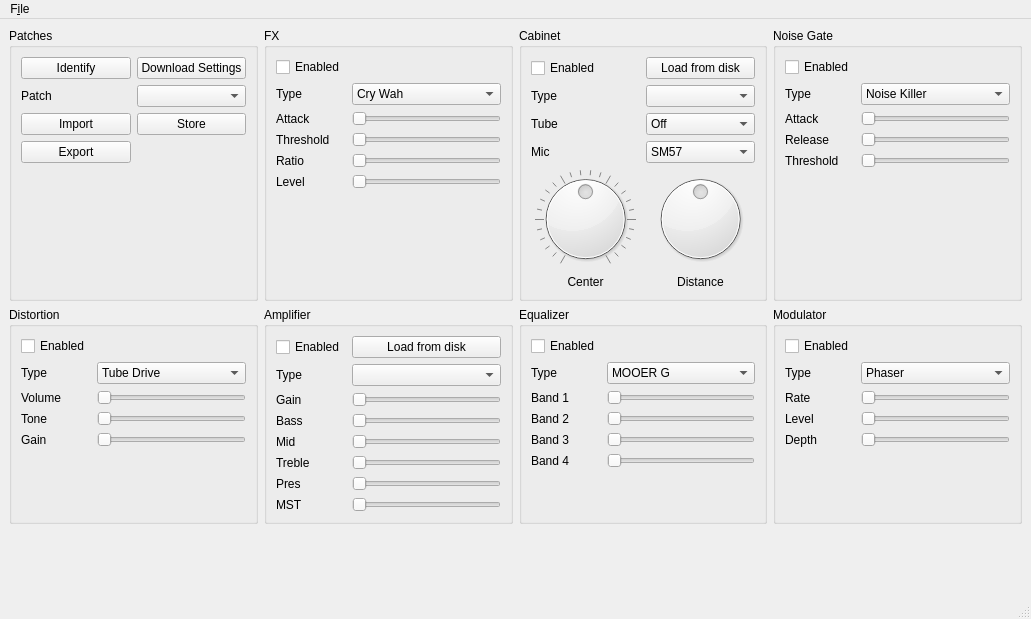
<?xml version="1.0" encoding="UTF-8"?>
<ui version="4.0">
 <class>MainWindow</class>
 <widget class="QMainWindow" name="MainWindow">
  <property name="geometry">
   <rect>
    <x>0</x>
    <y>0</y>
    <width>1031</width>
    <height>619</height>
   </rect>
  </property>
  <property name="windowTitle">
   <string>MOOER Manager</string>
  </property>
  <widget class="QWidget" name="centralwidget">
   <layout class="QVBoxLayout" name="verticalLayout_2">
    <item>
     <layout class="QGridLayout" name="gridLayout_4">
      <item row="3" column="0">
       <widget class="QGroupBox" name="gbDS">
        <property name="title">
         <string>Distortion</string>
        </property>
        <layout class="QGridLayout" name="gridLayout">
         <item row="2" column="0">
          <widget class="QLabel" name="l_ds_p1">
           <property name="text">
            <string>Volume</string>
           </property>
          </widget>
         </item>
         <item row="3" column="0">
          <widget class="QLabel" name="l_ds_p2">
           <property name="text">
            <string>Tone</string>
           </property>
          </widget>
         </item>
         <item row="4" column="1">
          <widget class="QSlider" name="s_ds_p3">
           <property name="maximum">
            <number>100</number>
           </property>
           <property name="orientation">
            <enum>Qt::Orientation::Horizontal</enum>
           </property>
          </widget>
         </item>
         <item row="0" column="0">
          <widget class="QCheckBox" name="cb_ds_enabled">
           <property name="text">
            <string>Enabled</string>
           </property>
          </widget>
         </item>
         <item row="1" column="0">
          <widget class="QLabel" name="l_ds_type">
           <property name="text">
            <string>Type</string>
           </property>
          </widget>
         </item>
         <item row="4" column="0">
          <widget class="QLabel" name="l_ds_p3">
           <property name="text">
            <string>Gain</string>
           </property>
          </widget>
         </item>
         <item row="3" column="1">
          <widget class="QSlider" name="s_ds_p2">
           <property name="maximum">
            <number>100</number>
           </property>
           <property name="orientation">
            <enum>Qt::Orientation::Horizontal</enum>
           </property>
          </widget>
         </item>
         <item row="1" column="1">
          <widget class="QComboBox" name="cb_ds_type">
           <item>
            <property name="text">
             <string>Tube Drive</string>
            </property>
           </item>
           <item>
            <property name="text">
             <string>808</string>
            </property>
           </item>
           <item>
            <property name="text">
             <string>Pure Boost</string>
            </property>
           </item>
           <item>
            <property name="text">
             <string>Flex Boost</string>
            </property>
           </item>
           <item>
            <property name="text">
             <string>D Drive</string>
            </property>
           </item>
           <item>
            <property name="text">
             <string>BlackRat</string>
            </property>
           </item>
           <item>
            <property name="text">
             <string>Grey Faze</string>
            </property>
           </item>
           <item>
            <property name="text">
             <string>Muffy</string>
            </property>
           </item>
           <item>
            <property name="text">
             <string>Metal Zone</string>
            </property>
           </item>
           <item>
            <property name="text">
             <string>Metal Master</string>
            </property>
           </item>
           <item>
            <property name="text">
             <string>Obsessive Distortion</string>
            </property>
           </item>
           <item>
            <property name="text">
             <string>Jimmy OD</string>
            </property>
           </item>
           <item>
            <property name="text">
             <string>Full Drive</string>
            </property>
           </item>
           <item>
            <property name="text">
             <string>Shred</string>
            </property>
           </item>
           <item>
            <property name="text">
             <string>BeeBee Pre</string>
            </property>
           </item>
           <item>
            <property name="text">
             <string>BeeBee +</string>
            </property>
           </item>
           <item>
            <property name="text">
             <string>Riet</string>
            </property>
           </item>
           <item>
            <property name="text">
             <string>Tight DS</string>
            </property>
           </item>
           <item>
            <property name="text">
             <string>Full DS</string>
            </property>
           </item>
           <item>
            <property name="text">
             <string>Gold Clone</string>
            </property>
           </item>
          </widget>
         </item>
         <item row="2" column="1">
          <widget class="QSlider" name="s_ds_p1">
           <property name="maximum">
            <number>100</number>
           </property>
           <property name="orientation">
            <enum>Qt::Orientation::Horizontal</enum>
           </property>
          </widget>
         </item>
         <item row="5" column="0">
          <spacer name="vs_ds">
           <property name="orientation">
            <enum>Qt::Orientation::Vertical</enum>
           </property>
           <property name="sizeHint" stdset="0">
            <size>
             <width>20</width>
             <height>40</height>
            </size>
           </property>
          </spacer>
         </item>
        </layout>
       </widget>
      </item>
      <item row="1" column="0">
       <widget class="QGroupBox" name="gbPatch">
        <property name="title">
         <string>Patches</string>
        </property>
        <layout class="QGridLayout" name="gridLayout_5">
         <item row="6" column="0">
          <spacer name="vs_patch">
           <property name="orientation">
            <enum>Qt::Orientation::Vertical</enum>
           </property>
           <property name="sizeHint" stdset="0">
            <size>
             <width>20</width>
             <height>40</height>
            </size>
           </property>
          </spacer>
         </item>
         <item row="0" column="4">
          <widget class="QPushButton" name="pbPatchList">
           <property name="toolTip">
            <string>Download Presets and Settings from device</string>
           </property>
           <property name="text">
            <string>Download Settings</string>
           </property>
           <property name="icon">
            <iconset theme="QIcon::ThemeIcon::GoDown"/>
           </property>
          </widget>
         </item>
         <item row="3" column="4">
          <widget class="QPushButton" name="pbStorePreset">
           <property name="toolTip">
            <string>Store preset to device</string>
           </property>
           <property name="text">
            <string>Store</string>
           </property>
           <property name="icon">
            <iconset theme="QIcon::ThemeIcon::GoUp"/>
           </property>
          </widget>
         </item>
         <item row="2" column="0">
          <widget class="QLabel" name="lPatch">
           <property name="sizePolicy">
            <sizepolicy hsizetype="Minimum" vsizetype="Preferred">
             <horstretch>0</horstretch>
             <verstretch>0</verstretch>
            </sizepolicy>
           </property>
           <property name="text">
            <string>Patch</string>
           </property>
          </widget>
         </item>
         <item row="2" column="4">
          <widget class="QComboBox" name="cbPatch">
           <property name="editable">
            <bool>false</bool>
           </property>
          </widget>
         </item>
         <item row="0" column="0">
          <widget class="QPushButton" name="pbIdentify">
           <property name="toolTip">
            <string>Send Identify request</string>
           </property>
           <property name="text">
            <string>Identify</string>
           </property>
          </widget>
         </item>
         <item row="4" column="0">
          <widget class="QPushButton" name="pbExportPreset">
           <property name="toolTip">
            <string>Save Preset to disk</string>
           </property>
           <property name="text">
            <string>Export</string>
           </property>
           <property name="icon">
            <iconset theme="QIcon::ThemeIcon::DocumentSave"/>
           </property>
          </widget>
         </item>
         <item row="3" column="0">
          <widget class="QPushButton" name="pbImportPreset">
           <property name="toolTip">
            <string>Load preset from disk</string>
           </property>
           <property name="text">
            <string>Import</string>
           </property>
           <property name="icon">
            <iconset theme="QIcon::ThemeIcon::DocumentOpen"/>
           </property>
          </widget>
         </item>
        </layout>
       </widget>
      </item>
      <item row="1" column="2">
       <widget class="QGroupBox" name="gbCab">
        <property name="title">
         <string>Cabinet</string>
        </property>
        <layout class="QGridLayout" name="gridLayout_6">
         <item row="1" column="1">
          <widget class="QComboBox" name="cb_cab_type"/>
         </item>
         <item row="2" column="1">
          <widget class="QComboBox" name="cb_cab_tube">
           <item>
            <property name="text">
             <string>Off</string>
            </property>
           </item>
           <item>
            <property name="text">
             <string>EL34</string>
            </property>
           </item>
           <item>
            <property name="text">
             <string>EL84</string>
            </property>
           </item>
           <item>
            <property name="text">
             <string>6L6</string>
            </property>
           </item>
           <item>
            <property name="text">
             <string>6V6</string>
            </property>
           </item>
          </widget>
         </item>
         <item row="1" column="0">
          <widget class="QLabel" name="l_cab_type">
           <property name="text">
            <string>Type</string>
           </property>
          </widget>
         </item>
         <item row="4" column="1">
          <widget class="QDial" name="d_cab_distance">
           <property name="maximum">
            <number>100</number>
           </property>
           <property name="value">
            <number>50</number>
           </property>
          </widget>
         </item>
         <item row="3" column="0">
          <widget class="QLabel" name="l_cab_mic">
           <property name="text">
            <string>Mic</string>
           </property>
          </widget>
         </item>
         <item row="0" column="1">
          <widget class="QPushButton" name="pb_cab_load">
           <property name="text">
            <string>Load from disk</string>
           </property>
           <property name="icon">
            <iconset theme="QIcon::ThemeIcon::DocumentOpen"/>
           </property>
          </widget>
         </item>
         <item row="3" column="1">
          <widget class="QComboBox" name="cb_cab_mic">
           <item>
            <property name="text">
             <string>SM57</string>
            </property>
           </item>
           <item>
            <property name="text">
             <string>U47</string>
            </property>
           </item>
           <item>
            <property name="text">
             <string>U87</string>
            </property>
           </item>
           <item>
            <property name="text">
             <string>NT1</string>
            </property>
           </item>
           <item>
            <property name="text">
             <string>MD421</string>
            </property>
           </item>
           <item>
            <property name="text">
             <string>MD441</string>
            </property>
           </item>
           <item>
            <property name="text">
             <string>MXL2001</string>
            </property>
           </item>
           <item>
            <property name="text">
             <string>MXL2003</string>
            </property>
           </item>
           <item>
            <property name="text">
             <string>C3000</string>
            </property>
           </item>
           <item>
            <property name="text">
             <string>C4000B</string>
            </property>
           </item>
          </widget>
         </item>
         <item row="5" column="1">
          <widget class="QLabel" name="l_distance">
           <property name="text">
            <string>Distance</string>
           </property>
           <property name="alignment">
            <set>Qt::AlignmentFlag::AlignCenter</set>
           </property>
          </widget>
         </item>
         <item row="0" column="0">
          <widget class="QCheckBox" name="cb_cab_enabled">
           <property name="text">
            <string>Enabled</string>
           </property>
          </widget>
         </item>
         <item row="2" column="0">
          <widget class="QLabel" name="l_cab_tube">
           <property name="text">
            <string>Tube</string>
           </property>
          </widget>
         </item>
         <item row="5" column="0">
          <widget class="QLabel" name="l_center">
           <property name="text">
            <string>Center</string>
           </property>
           <property name="alignment">
            <set>Qt::AlignmentFlag::AlignCenter</set>
           </property>
          </widget>
         </item>
         <item row="4" column="0">
          <widget class="QDial" name="d_cab_center">
           <property name="maximum">
            <number>100</number>
           </property>
           <property name="sliderPosition">
            <number>50</number>
           </property>
           <property name="orientation">
            <enum>Qt::Orientation::Horizontal</enum>
           </property>
           <property name="notchesVisible">
            <bool>true</bool>
           </property>
          </widget>
         </item>
        </layout>
       </widget>
      </item>
      <item row="3" column="2">
       <widget class="QGroupBox" name="gbEQ">
        <property name="title">
         <string>Equalizer</string>
        </property>
        <layout class="QGridLayout" name="gridLayout_7">
         <item row="1" column="0">
          <widget class="QLabel" name="l_eq_type">
           <property name="text">
            <string>Type</string>
           </property>
          </widget>
         </item>
         <item row="2" column="1">
          <widget class="QSlider" name="s_eq_band1">
           <property name="maximum">
            <number>24</number>
           </property>
           <property name="orientation">
            <enum>Qt::Orientation::Horizontal</enum>
           </property>
          </widget>
         </item>
         <item row="4" column="0">
          <widget class="QLabel" name="l_eq_band3">
           <property name="text">
            <string>Band 3</string>
           </property>
          </widget>
         </item>
         <item row="6" column="0">
          <spacer name="vs_eq">
           <property name="orientation">
            <enum>Qt::Orientation::Vertical</enum>
           </property>
           <property name="sizeHint" stdset="0">
            <size>
             <width>20</width>
             <height>40</height>
            </size>
           </property>
          </spacer>
         </item>
         <item row="4" column="1">
          <widget class="QSlider" name="s_eq_band3">
           <property name="maximum">
            <number>24</number>
           </property>
           <property name="orientation">
            <enum>Qt::Orientation::Horizontal</enum>
           </property>
          </widget>
         </item>
         <item row="1" column="1">
          <widget class="QComboBox" name="cb_eq_type">
           <item>
            <property name="text">
             <string>MOOER G</string>
            </property>
           </item>
           <item>
            <property name="text">
             <string>MOOER HM</string>
            </property>
           </item>
           <item>
            <property name="text">
             <string>MOOER G-6</string>
            </property>
           </item>
           <item>
            <property name="text">
             <string>Custom EQ</string>
            </property>
           </item>
          </widget>
         </item>
         <item row="3" column="1">
          <widget class="QSlider" name="s_eq_band2">
           <property name="maximum">
            <number>24</number>
           </property>
           <property name="orientation">
            <enum>Qt::Orientation::Horizontal</enum>
           </property>
          </widget>
         </item>
         <item row="3" column="0">
          <widget class="QLabel" name="l_eq_band2">
           <property name="text">
            <string>Band 2</string>
           </property>
          </widget>
         </item>
         <item row="0" column="0">
          <widget class="QCheckBox" name="cb_eq_enabled">
           <property name="text">
            <string>Enabled</string>
           </property>
          </widget>
         </item>
         <item row="2" column="0">
          <widget class="QLabel" name="l_eq_band1">
           <property name="text">
            <string>Band 1</string>
           </property>
          </widget>
         </item>
         <item row="5" column="0">
          <widget class="QLabel" name="l_eq_band4">
           <property name="text">
            <string>Band 4</string>
           </property>
          </widget>
         </item>
         <item row="5" column="1">
          <widget class="QSlider" name="s_eq_band4">
           <property name="maximum">
            <number>24</number>
           </property>
           <property name="orientation">
            <enum>Qt::Orientation::Horizontal</enum>
           </property>
          </widget>
         </item>
        </layout>
       </widget>
      </item>
      <item row="3" column="1">
       <widget class="QGroupBox" name="gbAmp">
        <property name="title">
         <string>Amplifier</string>
        </property>
        <layout class="QGridLayout" name="gridLayout_3">
         <item row="1" column="1">
          <widget class="QComboBox" name="cb_amp_type"/>
         </item>
         <item row="5" column="0">
          <widget class="QLabel" name="l_amp_treble">
           <property name="text">
            <string>Treble</string>
           </property>
          </widget>
         </item>
         <item row="0" column="0">
          <widget class="QCheckBox" name="cb_amp_enabled">
           <property name="text">
            <string>Enabled</string>
           </property>
          </widget>
         </item>
         <item row="3" column="0">
          <widget class="QLabel" name="l_amp_bass">
           <property name="text">
            <string>Bass</string>
           </property>
          </widget>
         </item>
         <item row="1" column="0">
          <widget class="QLabel" name="l_amp_type">
           <property name="text">
            <string>Type</string>
           </property>
          </widget>
         </item>
         <item row="2" column="1">
          <widget class="QSlider" name="s_amp_gain">
           <property name="maximum">
            <number>100</number>
           </property>
           <property name="orientation">
            <enum>Qt::Orientation::Horizontal</enum>
           </property>
          </widget>
         </item>
         <item row="6" column="0">
          <widget class="QLabel" name="l_amp_pres">
           <property name="text">
            <string>Pres</string>
           </property>
          </widget>
         </item>
         <item row="4" column="0">
          <widget class="QLabel" name="l_amp_mid">
           <property name="text">
            <string>Mid</string>
           </property>
          </widget>
         </item>
         <item row="0" column="1">
          <widget class="QPushButton" name="pb_amp_load">
           <property name="toolTip">
            <string>Load MNRS profile from disk</string>
           </property>
           <property name="text">
            <string>Load from disk</string>
           </property>
           <property name="icon">
            <iconset theme="QIcon::ThemeIcon::DocumentOpen"/>
           </property>
          </widget>
         </item>
         <item row="2" column="0">
          <widget class="QLabel" name="l_amp_gain">
           <property name="text">
            <string>Gain</string>
           </property>
          </widget>
         </item>
         <item row="7" column="0">
          <widget class="QLabel" name="l_amp_mst">
           <property name="text">
            <string>MST</string>
           </property>
          </widget>
         </item>
         <item row="3" column="1">
          <widget class="QSlider" name="s_amp_bass">
           <property name="maximum">
            <number>100</number>
           </property>
           <property name="orientation">
            <enum>Qt::Orientation::Horizontal</enum>
           </property>
          </widget>
         </item>
         <item row="4" column="1">
          <widget class="QSlider" name="s_amp_mid">
           <property name="maximum">
            <number>100</number>
           </property>
           <property name="orientation">
            <enum>Qt::Orientation::Horizontal</enum>
           </property>
          </widget>
         </item>
         <item row="5" column="1">
          <widget class="QSlider" name="s_amp_treble">
           <property name="maximum">
            <number>100</number>
           </property>
           <property name="orientation">
            <enum>Qt::Orientation::Horizontal</enum>
           </property>
          </widget>
         </item>
         <item row="6" column="1">
          <widget class="QSlider" name="s_amp_pres">
           <property name="maximum">
            <number>100</number>
           </property>
           <property name="orientation">
            <enum>Qt::Orientation::Horizontal</enum>
           </property>
          </widget>
         </item>
         <item row="7" column="1">
          <widget class="QSlider" name="s_amp_mst">
           <property name="maximum">
            <number>100</number>
           </property>
           <property name="orientation">
            <enum>Qt::Orientation::Horizontal</enum>
           </property>
          </widget>
         </item>
        </layout>
       </widget>
      </item>
      <item row="1" column="1">
       <widget class="QGroupBox" name="gbFX">
        <property name="title">
         <string>FX</string>
        </property>
        <layout class="QGridLayout" name="gridLayout_2">
         <item row="2" column="1">
          <widget class="QSlider" name="s_fx_p1">
           <property name="maximum">
            <number>100</number>
           </property>
           <property name="orientation">
            <enum>Qt::Orientation::Horizontal</enum>
           </property>
          </widget>
         </item>
         <item row="2" column="0">
          <widget class="QLabel" name="l_fx_p1">
           <property name="text">
            <string>Attack</string>
           </property>
          </widget>
         </item>
         <item row="1" column="1">
          <widget class="QComboBox" name="cb_fx_type">
           <item>
            <property name="text">
             <string>Cry Wah</string>
            </property>
           </item>
           <item>
            <property name="text">
             <string>535 Wah</string>
            </property>
           </item>
           <item>
            <property name="text">
             <string>Auto Wah</string>
            </property>
           </item>
           <item>
            <property name="text">
             <string>Talk Wah ah</string>
            </property>
           </item>
           <item>
            <property name="text">
             <string>Talk Wah oh</string>
            </property>
           </item>
           <item>
            <property name="text">
             <string>Touch Wah</string>
            </property>
           </item>
           <item>
            <property name="text">
             <string>Yellow Comp</string>
            </property>
           </item>
           <item>
            <property name="text">
             <string>Blue Comp</string>
            </property>
           </item>
          </widget>
         </item>
         <item row="3" column="0">
          <widget class="QLabel" name="l_fx_p2">
           <property name="text">
            <string>Threshold</string>
           </property>
          </widget>
         </item>
         <item row="3" column="1">
          <widget class="QSlider" name="s_fx_p2">
           <property name="maximum">
            <number>100</number>
           </property>
           <property name="orientation">
            <enum>Qt::Orientation::Horizontal</enum>
           </property>
          </widget>
         </item>
         <item row="4" column="0">
          <widget class="QLabel" name="l_fx_p3">
           <property name="text">
            <string>Ratio</string>
           </property>
          </widget>
         </item>
         <item row="4" column="1">
          <widget class="QSlider" name="s_fx_p3">
           <property name="maximum">
            <number>100</number>
           </property>
           <property name="orientation">
            <enum>Qt::Orientation::Horizontal</enum>
           </property>
          </widget>
         </item>
         <item row="0" column="0">
          <widget class="QCheckBox" name="cb_fx_enabled">
           <property name="text">
            <string>Enabled</string>
           </property>
          </widget>
         </item>
         <item row="1" column="0">
          <widget class="QLabel" name="l_fx_type">
           <property name="text">
            <string>Type</string>
           </property>
          </widget>
         </item>
         <item row="5" column="0">
          <widget class="QLabel" name="l_fx_p4">
           <property name="text">
            <string>Level</string>
           </property>
          </widget>
         </item>
         <item row="5" column="1">
          <widget class="QSlider" name="s_fx_p4">
           <property name="maximum">
            <number>100</number>
           </property>
           <property name="orientation">
            <enum>Qt::Orientation::Horizontal</enum>
           </property>
          </widget>
         </item>
         <item row="6" column="0">
          <spacer name="vs_fx">
           <property name="orientation">
            <enum>Qt::Orientation::Vertical</enum>
           </property>
           <property name="sizeHint" stdset="0">
            <size>
             <width>20</width>
             <height>40</height>
            </size>
           </property>
          </spacer>
         </item>
        </layout>
       </widget>
      </item>
      <item row="5" column="0">
       <spacer name="verticalSpacer">
        <property name="orientation">
         <enum>Qt::Orientation::Vertical</enum>
        </property>
        <property name="sizeHint" stdset="0">
         <size>
          <width>20</width>
          <height>40</height>
         </size>
        </property>
       </spacer>
      </item>
      <item row="1" column="3">
       <widget class="QGroupBox" name="gpNoiseGate">
        <property name="title">
         <string>Noise Gate</string>
        </property>
        <layout class="QGridLayout" name="gridLayout_8">
         <item row="2" column="0">
          <widget class="QLabel" name="l_ns_p1">
           <property name="text">
            <string>Attack</string>
           </property>
          </widget>
         </item>
         <item row="1" column="1">
          <widget class="QComboBox" name="cb_ns_type">
           <item>
            <property name="text">
             <string>Noise Killer</string>
            </property>
           </item>
           <item>
            <property name="text">
             <string>Intel Reducer</string>
            </property>
           </item>
           <item>
            <property name="text">
             <string>Noise Gate</string>
            </property>
           </item>
          </widget>
         </item>
         <item row="3" column="1">
          <widget class="QSlider" name="sl_ns_p2">
           <property name="maximum">
            <number>100</number>
           </property>
           <property name="orientation">
            <enum>Qt::Orientation::Horizontal</enum>
           </property>
          </widget>
         </item>
         <item row="0" column="0">
          <widget class="QCheckBox" name="cb_ns_enabled">
           <property name="text">
            <string>Enabled</string>
           </property>
          </widget>
         </item>
         <item row="2" column="1">
          <widget class="QSlider" name="sl_ns_p1">
           <property name="maximum">
            <number>100</number>
           </property>
           <property name="orientation">
            <enum>Qt::Orientation::Horizontal</enum>
           </property>
          </widget>
         </item>
         <item row="4" column="1">
          <widget class="QSlider" name="sl_ns_p3">
           <property name="orientation">
            <enum>Qt::Orientation::Horizontal</enum>
           </property>
          </widget>
         </item>
         <item row="4" column="0">
          <widget class="QLabel" name="l_ns_p3">
           <property name="text">
            <string>Threshold</string>
           </property>
          </widget>
         </item>
         <item row="1" column="0">
          <widget class="QLabel" name="l_ns_type">
           <property name="text">
            <string>Type</string>
           </property>
          </widget>
         </item>
         <item row="3" column="0">
          <widget class="QLabel" name="l_ns_p2">
           <property name="text">
            <string>Release</string>
           </property>
          </widget>
         </item>
         <item row="5" column="0">
          <spacer name="vs_ns">
           <property name="orientation">
            <enum>Qt::Orientation::Vertical</enum>
           </property>
           <property name="sizeHint" stdset="0">
            <size>
             <width>20</width>
             <height>40</height>
            </size>
           </property>
          </spacer>
         </item>
        </layout>
       </widget>
      </item>
      <item row="3" column="3">
       <widget class="QGroupBox" name="gbMod">
        <property name="title">
         <string>Modulator</string>
        </property>
        <layout class="QGridLayout" name="gridLayout_9">
         <item row="2" column="1">
          <widget class="QSlider" name="s_mod_p1">
           <property name="orientation">
            <enum>Qt::Orientation::Horizontal</enum>
           </property>
          </widget>
         </item>
         <item row="3" column="1">
          <widget class="QSlider" name="s_mod_p2">
           <property name="orientation">
            <enum>Qt::Orientation::Horizontal</enum>
           </property>
          </widget>
         </item>
         <item row="4" column="0">
          <widget class="QLabel" name="l_mod_p3">
           <property name="text">
            <string>Depth</string>
           </property>
          </widget>
         </item>
         <item row="2" column="0">
          <widget class="QLabel" name="l_mod_p1">
           <property name="text">
            <string>Rate</string>
           </property>
          </widget>
         </item>
         <item row="3" column="0">
          <widget class="QLabel" name="l_mod_p2">
           <property name="text">
            <string>Level</string>
           </property>
          </widget>
         </item>
         <item row="5" column="0">
          <spacer name="vs_mod">
           <property name="orientation">
            <enum>Qt::Orientation::Vertical</enum>
           </property>
           <property name="sizeHint" stdset="0">
            <size>
             <width>20</width>
             <height>40</height>
            </size>
           </property>
          </spacer>
         </item>
         <item row="4" column="1">
          <widget class="QSlider" name="s_mod_p3">
           <property name="orientation">
            <enum>Qt::Orientation::Horizontal</enum>
           </property>
          </widget>
         </item>
         <item row="0" column="0">
          <widget class="QCheckBox" name="cb_mod_enabled">
           <property name="text">
            <string>Enabled</string>
           </property>
          </widget>
         </item>
         <item row="1" column="0">
          <widget class="QLabel" name="l_mod_type">
           <property name="text">
            <string>Type</string>
           </property>
          </widget>
         </item>
         <item row="1" column="1">
          <widget class="QComboBox" name="cb_mod_type">
           <item>
            <property name="text">
             <string>Phaser</string>
            </property>
           </item>
           <item>
            <property name="text">
             <string>Step Phaser</string>
            </property>
           </item>
           <item>
            <property name="text">
             <string>Fat Phaser</string>
            </property>
           </item>
           <item>
            <property name="text">
             <string>Flanger</string>
            </property>
           </item>
           <item>
            <property name="text">
             <string>Jet-Flanger</string>
            </property>
           </item>
           <item>
            <property name="text">
             <string>Tremolo</string>
            </property>
           </item>
           <item>
            <property name="text">
             <string>Stutter</string>
            </property>
           </item>
           <item>
            <property name="text">
             <string>Vibrato</string>
            </property>
           </item>
           <item>
            <property name="text">
             <string>Poly Pitch</string>
            </property>
           </item>
           <item>
            <property name="text">
             <string>Detune</string>
            </property>
           </item>
           <item>
            <property name="text">
             <string>Rotary Speaker</string>
            </property>
           </item>
           <item>
            <property name="text">
             <string>Ana-Chorus</string>
            </property>
           </item>
           <item>
            <property name="text">
             <string>Tri-Chorus</string>
            </property>
           </item>
           <item>
            <property name="text">
             <string>Ring Modulator</string>
            </property>
           </item>
           <item>
            <property name="text">
             <string>Q-Filter</string>
            </property>
           </item>
           <item>
            <property name="text">
             <string>High Pass</string>
            </property>
           </item>
           <item>
            <property name="text">
             <string>Low Pass</string>
            </property>
           </item>
           <item>
            <property name="text">
             <string>Slow Gear</string>
            </property>
           </item>
           <item>
            <property name="text">
             <string>Lo-Fi</string>
            </property>
           </item>
           <item>
            <property name="text">
             <string>Mono Pitch</string>
            </property>
           </item>
          </widget>
         </item>
        </layout>
       </widget>
      </item>
     </layout>
    </item>
   </layout>
  </widget>
  <widget class="QMenuBar" name="menubar">
   <property name="geometry">
    <rect>
     <x>0</x>
     <y>0</y>
     <width>1031</width>
     <height>30</height>
    </rect>
   </property>
   <widget class="QMenu" name="menuFile">
    <property name="title">
     <string>F&amp;ile</string>
    </property>
    <addaction name="actionLoad_backup"/>
    <addaction name="action_Quit"/>
   </widget>
   <addaction name="menuFile"/>
  </widget>
  <widget class="QStatusBar" name="statusbar"/>
  <action name="action_Quit">
   <property name="icon">
    <iconset theme="QIcon::ThemeIcon::ApplicationExit"/>
   </property>
   <property name="text">
    <string>&amp;Quit</string>
   </property>
   <property name="shortcut">
    <string>Ctrl+Q</string>
   </property>
  </action>
  <action name="actionLoad_Patch">
   <property name="text">
    <string>&amp;Load Patch</string>
   </property>
  </action>
  <action name="actionLoad_backup">
   <property name="icon">
    <iconset theme="QIcon::ThemeIcon::DocumentOpen"/>
   </property>
   <property name="text">
    <string>&amp;Restore backup</string>
   </property>
   <property name="shortcut">
    <string>Ctrl+B</string>
   </property>
  </action>
 </widget>
 <resources/>
 <connections/>
</ui>
